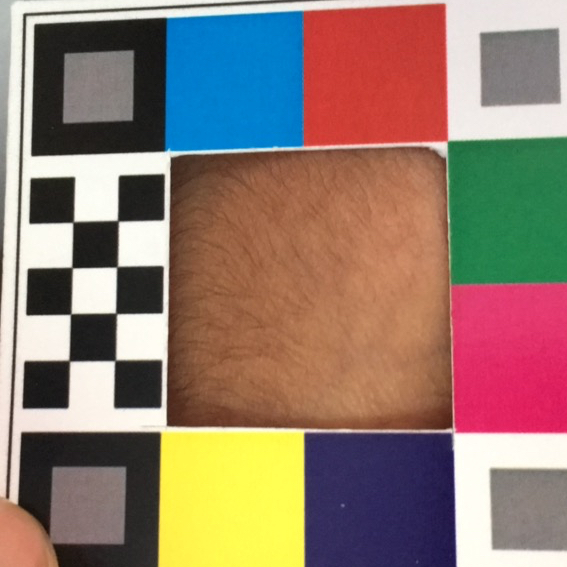
#> input picture data/images/0002-1.jpg, 567 x 567 px; its folder holds only this picture in this run
$ python -i preproccesing.py   (imports and definitions only)
#> lines starting #> are read from the running program, lines starting #| are printed output that depends on the picture; after the words box and inside, x2 and y2 are one past the last pixel; in counts of white or black regions, pixels touching at a corner belong together
"""
Utilidades de preprocesamiento para la inferencia de imágenes de ictericia neonatal.
Aplica redimensionamiento, normalización y enmascaramiento de regiones amarillas.
"""

import numpy as np
import cv2
from PIL import Image

# ============================================================
# Constantes globales
# ============================================================
IMG_SIZE = 128          # Tamaño de entrada del modelo
Y_MEAN, Y_STD = 11.21, 5.21  # Estadísticas de normalización del entrenamiento del modelo de regresión


# ============================================================
# Preprocesamiento de imágenes para la inferencia
# ============================================================
def preprocess_for_inference(pil_image):
    """
    Prepara una imagen PIL para ambos modelos (clasificación y regresión).
    Pasos:
      1. Convierte a matriz numpy RGB
      2. Redimensiona a 128x128 píxeles
      3. Normaliza los valores de píxeles al rango [0,1]
      4. Crea una máscara amarilla basada en el espacio de color HSV
      5. Concatena RGB + máscara → (1,128,128,4)
    """
#> called with pil_image = '../data/images/0002-1.jpg'
    if isinstance(pil_image, str):
        pil_image = Image.open(pil_image).convert("RGB")
#> pil_image is the input picture: PIL image 567x567 RGB; mean R, G, B 145.4, 122.9, 110.1

    img = np.array(pil_image.convert("RGB"))
    img = cv2.resize(img, (IMG_SIZE, IMG_SIZE)).astype(np.float32) / 255.0
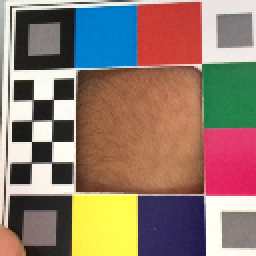
#> img: shape (128, 128, 3) float32 (shown 2 times larger); mean R, G, B 0.57, 0.482, 0.431

    # Máscara amarilla basada en HSV
    hsv = cv2.cvtColor((img * 255).astype(np.uint8), cv2.COLOR_RGB2HSV)
#> hsv: shape (128, 128, 3); mean H, S, V 43.1, 108.5, 164.1
    lower_yellow = np.array([15, 40, 40])
    upper_yellow = np.array([35, 255, 255])
    yellow_mask = cv2.inRange(hsv, lower_yellow, upper_yellow).astype(np.float32) / 255.0
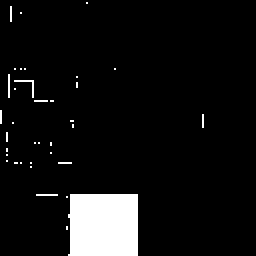
#> yellow_mask: shape (128, 128) float32 (shown 2 times larger); values 0 (black) and 1 (white), 7.2% white; 36 white regions (35 under 20 px), largest, box (x1, y1, x2, y2) and area: (34, 97, 69, 128) 1057
    yellow_mask = np.expand_dims(yellow_mask, axis=-1)

    # Combinar en un tensor de 4 canales (RGB + máscara amarilla)
    img_4ch = np.concatenate([img, yellow_mask], axis=-1)
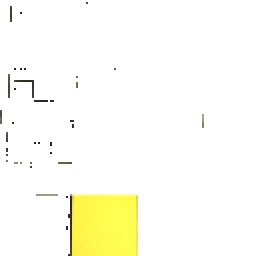
#> img_4ch: shape (128, 128, 4) float32 (shown 2 times larger); mean R, G, B, A 0.57, 0.482, 0.431, 0.0717; transparent parts drawn white
    img_4ch = np.expand_dims(img_4ch, axis=0)
    return img_4ch.astype(np.float32)


# ============================================================
# Postprocesamiento de la salida de regresión
# ============================================================
def denormalize_bilirubin(pred_norm):
    """Convierte la salida normalizada del modelo de regresión a mg/dL."""
    return (pred_norm * Y_STD) + Y_MEAN

>>> result = preprocess_for_inference('../data/images/0002-1.jpg')

$ run again, on data/images/0009-3.jpg
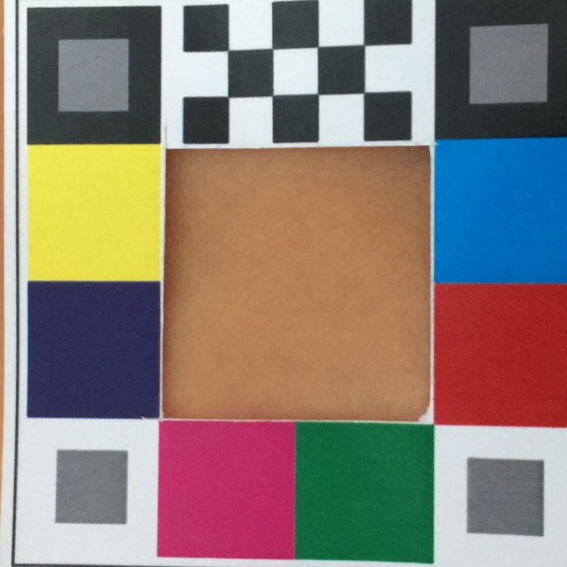
#> input picture data/images/0009-3.jpg, 567 x 567 px
#> in preprocess_for_inference, pil_image is the input picture: PIL image 567x567 RGB; mean R, G, B 138.6, 124.8, 116.2
#> hsv: shape (128, 128, 3); mean H, S, V 73.3, 105.9, 160.7
#> in preprocess_for_inference, `yellow_mask = cv2.inRange(hsv, lower_yellow, upper_yellow).astype(np.f..`:
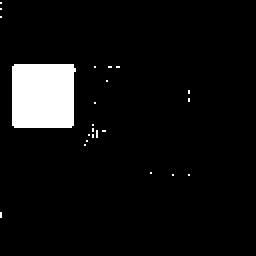
#> yellow_mask: shape (128, 128) float32 (shown 2 times larger); values 0 (black) and 1 (white), 6.3% white; 23 white regions (22 under 20 px), largest, box (x1, y1, x2, y2) and area: (6, 32, 38, 64) 991
#> in preprocess_for_inference, `img_4ch = np.concatenate([img, yellow_mask], axis=-1)`:
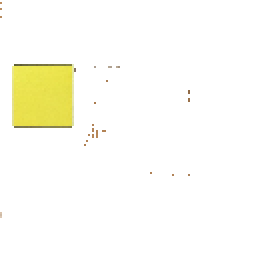
#> img_4ch: shape (128, 128, 4) float32 (shown 2 times larger); mean R, G, B, A 0.544, 0.489, 0.455, 0.0626; transparent parts drawn white

$ run again, on data/images/0010-3.jpg
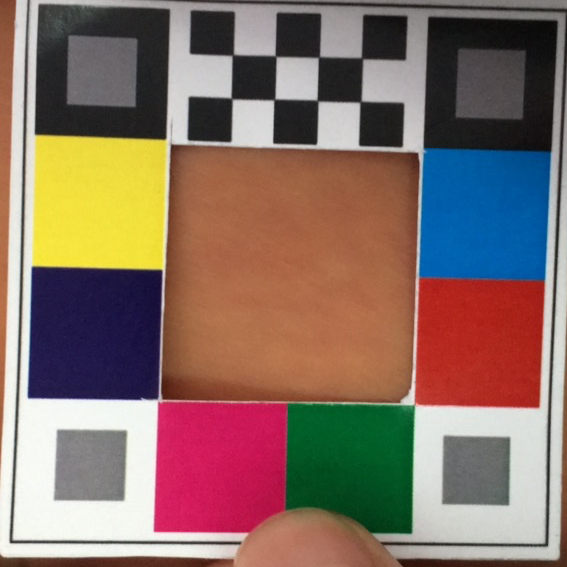
#> input picture data/images/0010-3.jpg, 567 x 567 px
#> in preprocess_for_inference, pil_image is the input picture: PIL image 567x567 RGB; mean R, G, B 135.1, 111.3, 101.2
#> hsv: shape (128, 128, 3); mean H, S, V 58.8, 105.4, 149.7
#> in preprocess_for_inference, `yellow_mask = cv2.inRange(hsv, lower_yellow, upper_yellow).astype(np.f..`:
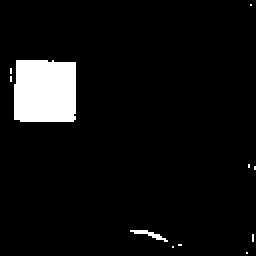
#> yellow_mask: shape (128, 128) float32 (shown 2 times larger); values 0 (black) and 1 (white), 6% white; 11 white regions (9 under 20 px), largest, box (x1, y1, x2, y2) and area: (7, 30, 38, 61) 931, (65, 115, 84, 121) 37
#> in preprocess_for_inference, `img_4ch = np.concatenate([img, yellow_mask], axis=-1)`:
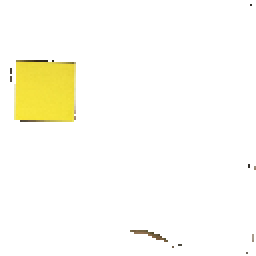
#> img_4ch: shape (128, 128, 4) float32 (shown 2 times larger); mean R, G, B, A 0.53, 0.436, 0.397, 0.0602; transparent parts drawn white

$ run again, on data/images/0029-2.jpg
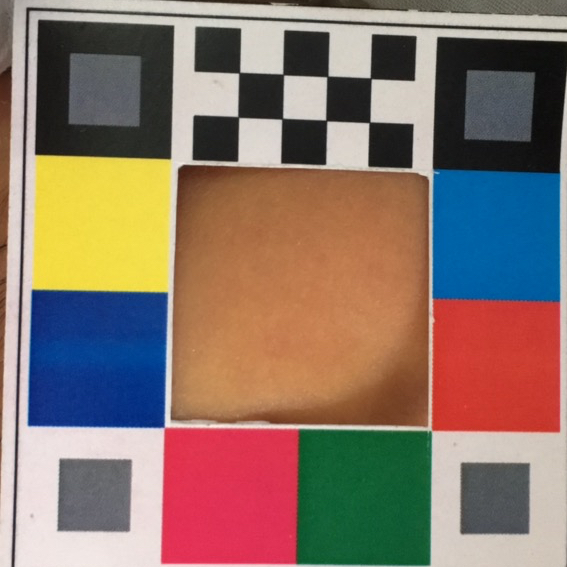
#> input picture data/images/0029-2.jpg, 567 x 567 px
#> in preprocess_for_inference, pil_image is the input picture: PIL image 567x567 RGB; mean R, G, B 138.2, 116.6, 105
#> hsv: shape (128, 128, 3); mean H, S, V 48.8, 109.9, 158.1
#> in preprocess_for_inference, `yellow_mask = cv2.inRange(hsv, lower_yellow, upper_yellow).astype(np.f..`:
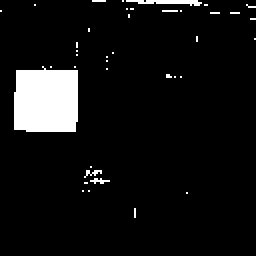
#> yellow_mask: shape (128, 128) float32 (shown 2 times larger); values 0 (black) and 1 (white), 7% white; 39 white regions (37 under 20 px), largest, box (x1, y1, x2, y2) and area: (7, 33, 39, 66) 972, (63, 0, 101, 3) 70
#> in preprocess_for_inference, `img_4ch = np.concatenate([img, yellow_mask], axis=-1)`:
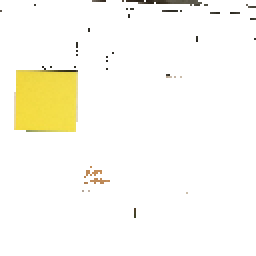
#> img_4ch: shape (128, 128, 4) float32 (shown 2 times larger); mean R, G, B, A 0.542, 0.458, 0.412, 0.0704; transparent parts drawn white
